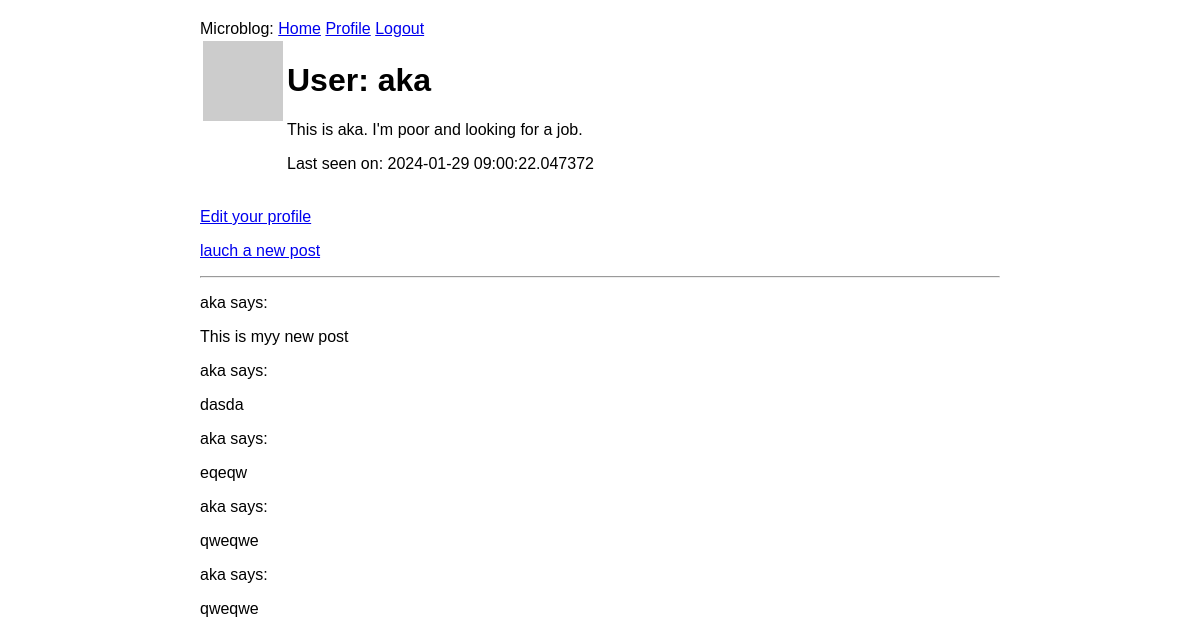
Page /user/aka (signed in) on the committed database.
### app/models.py (models this page shows, shortened)
class User(UserMixin, db.Model):
    id = db.Column(db.Integer, primary_key=True)
    username = db.Column(db.String(64), index=True, unique=True)
    email = db.Column(db.String(120), index=True, unique=True)
    password_hash = db.Column(db.String(128))
    posts = db.relationship('Post', backref='author', lazy='dynamic')
    about_me: so.Mapped[Optional[str]] = so.mapped_column(sa.String(140))
    from datetime import datetime, timezone
    last_seen: so.Mapped[Optional[datetime]] = so.mapped_column(
        default=lambda: datetime.now(timezone.utc))
    def avatar(self, size):
        digest=md5(self.email.lower().encode('utf-8')).hexdigest()
        return 'https://www.gravatar.com/avatar/{}?d=identicon&s={}'.format(digest,size)

class Post(db.Model):
    id = db.Column(db.Integer, primary_key=True)
    title = db.Column(db.String(100))
    content = db.Column(db.Text)
    user_id = db.Column(db.Integer, db.ForeignKey('user.id'))

### app/routes.py (the view)
@app.route('/user/<username>')
@login_required
def user(username):
    user=User.query.filter_by(username=username).first_or_404()
    posts = Post.query.filter_by(author=user).all()
    return render_template('user.html',user=user,posts=posts)

### app/models.py (called while the page is built)
@login.user_loader
def load_user(id):
        return User.query.get(int(id))

### app/routes.py (called while the page is built)
@app.before_request
def before_request():
    if current_user.is_authenticated:
        current_user.last_seen = datetime.now(timezone.utc)
        db.session.commit()

### app/templates/user.html
{%extends "base.html"%}
{%block content%}
    <table>
        <tr valign="top">
            <table>
                <tr valign="top">
                    <td><img src="{{ user.avatar(128) }}"></td>
                    <td>
                        <h1>User: {{ user.username }}</h1>
                        {% if user.about_me %}<p>{{ user.about_me }}</p>{% endif %}
                        {% if user.last_seen %}<p>Last seen on: {{ user.last_seen }}</p>{% endif %}
                    </td>
                </tr>
            </table>
            {% if user == current_user %}
            <p><a href="{{ url_for('edit_profile') }}">Edit your profile</a></p>
            <p><a href="{{ url_for('create_post') }}">lauch a new post</a></p>
            {% endif %}
        </tr>
    </table>
<hr>
{%for post in posts%}
<div>
    <p>{{post.author.username}} says:</p>
    <p>{{post.content}}</p>
</div>
{%endfor%}
{%endblock%}

### app/templates/base.html (shortened to what this page needs)
<!DOCTYPE html>
<html>
<head>
    <link rel="stylesheet" href="{{ url_for('static', filename='style.css') }}">
</head>
<body>
    <div>
        Microblog:
        <a href="{{ url_for('index') }}">Home</a>
        {% if current_user.is_anonymous %}
        <a href="{{ url_for('login') }}">Login</a>
        {% else %}
        <a href="{{ url_for('user', username=current_user.username) }}">Profile</a>
        <a href="{{ url_for('logout') }}">Logout</a>
        {% endif %}
    </div>
    {%block content%}
    {%endblock%}
</body>
</html>

### app/static/style.css (style rules this page uses)
body { margin: 0 auto; max-width: 800px; padding: 20px; font-size: 16px; font-family: Helvetica, Arial, sans-serif; }

### rows in the picture
User: username "aka", about_me "This is aka. I'm poor and looking for a job.", last_seen "2024-01-29 09:00:22.047372"
Post: author.username "aka", content "This is myy new post"
Post: author.username "aka", content "dasda"
Post: author.username "aka", content "eqeqw"
Post: author.username "aka", content "qweqwe"
Post: author.username "aka", content "qweqwe"
